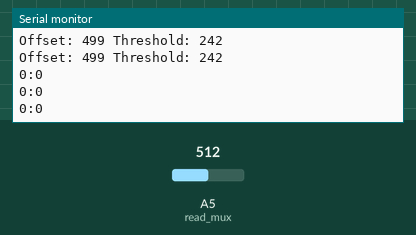
Simulated run of this sketch. Board: Arduino Uno, built with avr-gcc and run on an emulated ATmega328P. Shown: the last lines printed to the serial monitor. Inputs (shaded band) come from the test bench; at power-on: A5 (read_mux) = 512.

Above: at 4.3 s.
4.4 s: A5 (read_mux) set to 900
At 5.1 s:
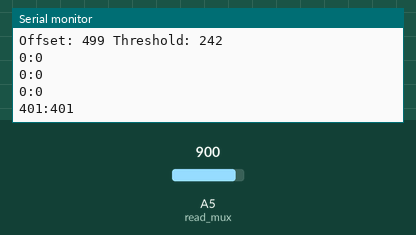
5.9 s: A5 (read_mux) set to 1023
At 6.6 s:
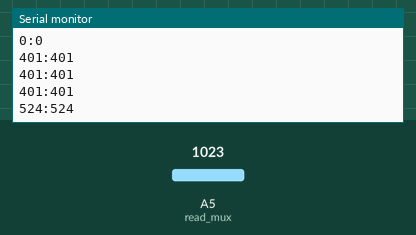
Timing chart, 0 to 8.9 s (numbered marks = the images above; inputs shaded):
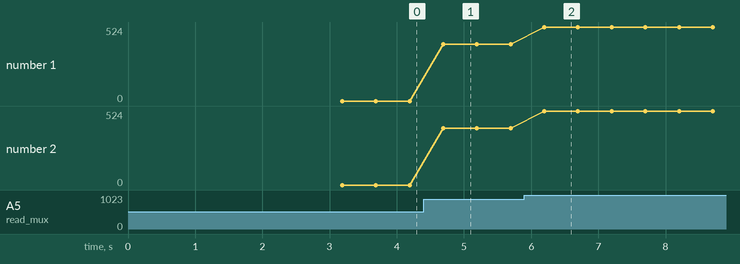

Measured:
- after the input at 4.4 s, the serial monitor: prints a new line after 0.29 s (image 1)
- after the input at 5.9 s, the serial monitor: prints a new line after 0.30 s (image 2)
- plotted number 1: 0 → 401 after the input at 4.4 s, 401 → 524 after the input at 5.9 s
- plotted number 2: 0 → 401 after the input at 4.4 s, 401 → 524 after the input at 5.9 s

The sketch:

ic_sensor_array_test.ino
```cpp
#define sensor_count 8
#define read_mux A5
int ctrl_mux[] = {2,3,4};

//arrays for info about sensors
//(offset to make input close to zero
//and threshhold over which input is non-zero
int offsets[sensor_count];
int thresholds[sensor_count];
int sensor_values[sensor_count];

int calibration_samples = 40;

//sensors are grouped like this
int y_sensor[] = {7,2,1,0};
int x_sensor[] = {3,6,5,4};

//for each sensor find out what the average 'zero' value and variance is.
//set the offset as the average, and threshold as 3*std deviation.
//threshold is the value above which is zero
void calibrate(int *offsets,  int *thresholds){
  //naive variance algorithm taken from http://en.wikipedia.org/wiki/Algorithms_for_calculating_variance

  //for each of the pins to calibrate
  for (int i=0;i < sensor_count; i++){
    int values[calibration_samples];
    //collect samples
    for (int j=0;j<calibration_samples-1;j++){
      delay(10);

      //set the mux to read from the correct sensor
      set_mux(i);
      values[j] = analogRead(read_mux);
    }

    //find the sum and squared sum
    float total = 0;
    float total_square = 0;
    for (int j = 0; j < calibration_samples-1;j++){
      total += values[j];
      total_square += pow(values[j],2);
    }
    //average samples
    int average = total / calibration_samples;
    //find the variance
    int variance = (total_square - pow(total,2)/calibration_samples)/(calibration_samples-1);

    //set the offset value, increment the pointer
    offsets[i] = average;

    //set the threshhold at three std devations
    //then increment the pointer
    thresholds[i] = 3 * sqrt(variance);
  }
}

//sets the mux pins to read from sensor number given
void set_mux(int sensor){
    for (int j = 0; j < sizeof(ctrl_mux)/sizeof(ctrl_mux[0]); j++){
            digitalWrite(ctrl_mux[j], binary_pins(sensor,j));
    }
}


//checks to see if value is within the threshold, if it is, return 0 otherwise return the value
int is_zero(int value,int threshold){
  if (value < 0){
    return 0;
  }
  if (value < threshold){
    return 0;
  }
  else{
    return value;
  }
}

void check_sensors(int *sensor_values,int  *offsets,int  *thresholds){
    for (int i = 0; i < sensor_count; i++){
            set_mux(i);
            sensor_values[i] = is_zero(analogRead(read_mux) - offsets[i], thresholds[i]);
    }
}


//helper function, returns if a particular pin
//should be on or off, to represent a given
//binary number
int binary_pins(int num, int pin){
 return (num >> pin) & 1;
}

void setup(){
    Serial.begin(115200);

    //set mux set pins to output mode
    for (int i = 0; i < sensor_count; i++){
            pinMode(ctrl_mux[i],OUTPUT);
    }

    calibrate(offsets,thresholds);

    //print settings
    Serial.print("Sensor count: ");
    Serial.print(sensor_count);
    Serial.print("\n\n");

    for(int i = 0;i<sensor_count;i++){
      Serial.print("Offset: ");
      Serial.print(offsets[i]);
      Serial.print(" Threshold: ");
      Serial.print(thresholds[i]);
      Serial.print(" \n");
    }
    Serial.print("\n\n");

    //delay(5000);
}


//TODO update this
void loop(){
    check_sensors(sensor_values, offsets, thresholds);
    int x_val = 0;
    int y_val = 0;

    for (int i = 0; i< sizeof(x_sensor)/sizeof(x_sensor[0]); i++){
            if (sensor_values[x_sensor[i]] != 0){
                    x_val = sensor_values[x_sensor[i]];
            }
    }

    for (int i = 0; i< sizeof(y_sensor)/sizeof(y_sensor[0]); i++){
            if (sensor_values[y_sensor[i]] != 0){
                    y_val = sensor_values[y_sensor[i]];
            }
    }

    Serial.print(x_val);
    Serial.print(":");
    Serial.print(y_val);
    Serial.print("\n");

    delay(500);
}
```
